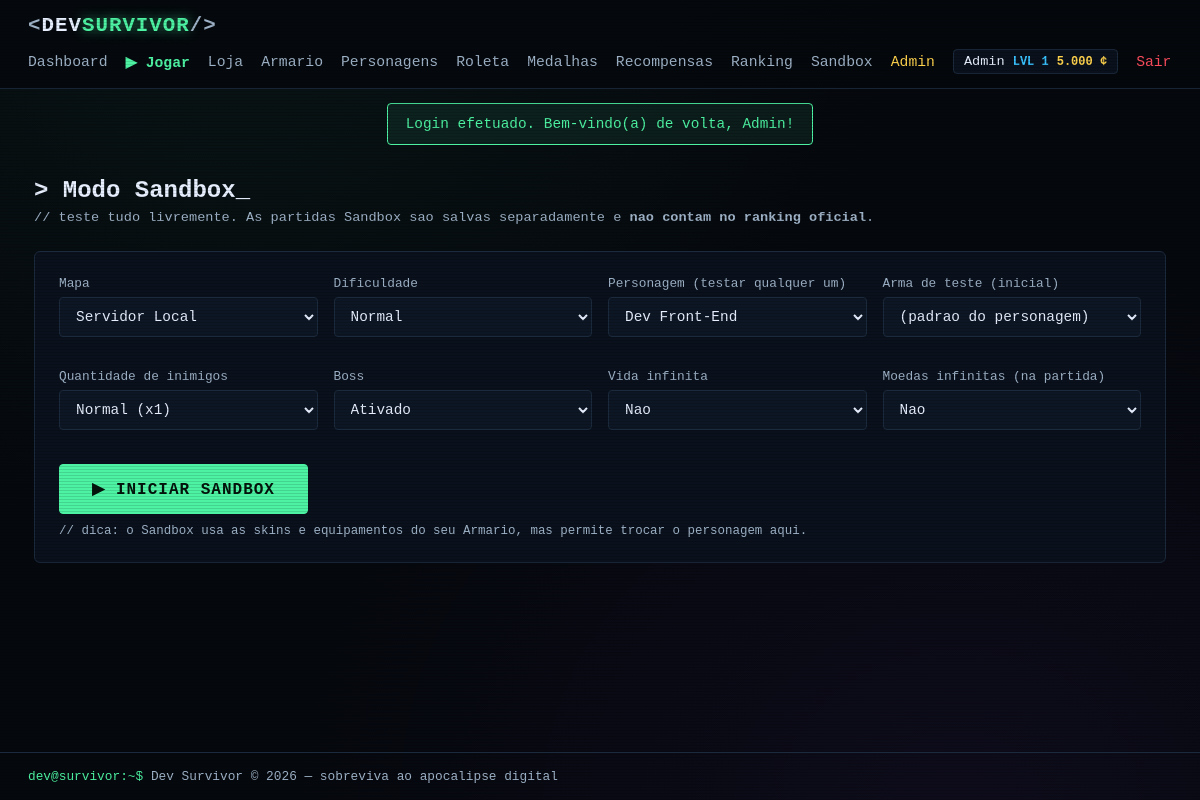
The page /pages/sandbox.php (signed in) on the database its author committed.
### tables this page shows
CREATE TABLE players_stats (
  id                  INT UNSIGNED NOT NULL AUTO_INCREMENT,
  user_id             INT UNSIGNED NOT NULL,
  level               INT UNSIGNED NOT NULL DEFAULT 1,
  xp                  INT UNSIGNED NOT NULL DEFAULT 0,
  coins               INT UNSIGNED NOT NULL DEFAULT 0,
  total_score         BIGINT UNSIGNED NOT NULL DEFAULT 0,
  total_kills         INT UNSIGNED NOT NULL DEFAULT 0,
  total_matches       INT UNSIGNED NOT NULL DEFAULT 0,
  total_survival_time INT UNSIGNED NOT NULL DEFAULT 0,
  best_score          INT UNSIGNED NOT NULL DEFAULT 0,
  best_kills          INT UNSIGNED NOT NULL DEFAULT 0,
  best_survival_time  INT UNSIGNED NOT NULL DEFAULT 0,
  maps_completed      INT UNSIGNED NOT NULL DEFAULT 0,
  last_free_roulette  DATE NULL,
  created_at          TIMESTAMP NOT NULL DEFAULT CURRENT_TIMESTAMP,
  updated_at          TIMESTAMP NOT NULL DEFAULT CURRENT_TIMESTAMP ON UPDATE CURRENT_TIMESTAMP,
  PRIMARY KEY (id),
  UNIQUE KEY uq_stats_user (user_id),
  CONSTRAINT fk_stats_user FOREIGN KEY (user_id) REFERENCES users (id) ON DELETE CASCADE
);

CREATE TABLE users (
  id         INT UNSIGNED NOT NULL AUTO_INCREMENT,
  name       VARCHAR(60)  NOT NULL,
  email      VARCHAR(120) NOT NULL,
  password   VARCHAR(255) NOT NULL,
  is_admin   TINYINT(1)   NOT NULL DEFAULT 0,
  created_at TIMESTAMP    NOT NULL DEFAULT CURRENT_TIMESTAMP,
  updated_at TIMESTAMP    NOT NULL DEFAULT CURRENT_TIMESTAMP ON UPDATE CURRENT_TIMESTAMP,
  PRIMARY KEY (id),
  UNIQUE KEY uq_users_email (email)
);

### includes/auth.php (called while the page is built, shortened)
<?php
require_once __DIR__ . '/../config/database.php';
function e($value): string
{
    return htmlspecialchars((string)$value, ENT_QUOTES, 'UTF-8');
}
function getFlashes(): array
{
    $flashes = $_SESSION['flash'] ?? [];
    return $flashes;
}
function isLoggedIn(): bool
{
    return isset($_SESSION['user_id']);
}
function isAdmin(): bool
{
    return isLoggedIn() && !empty($_SESSION['is_admin']);
}
function currentUser(): ?array
{
    static $user = null;
    static $loaded = false;
    if (!$loaded) {
        if (isLoggedIn()) {
            $stmt = db()->prepare(
                'SELECT u.id, u.name, u.email, u.is_admin, u.created_at,
                        s.level, s.xp, s.coins, s.total_score, s.total_kills,
                        s.total_matches, s.total_survival_time,
                        s.best_score, s.best_kills, s.best_survival_time
                 FROM users u
                 LEFT JOIN players_stats s ON s.user_id = u.id
                 WHERE u.id = ?'
            );
            $stmt->execute([$_SESSION['user_id']]);
            $user = $stmt->fetch() ?: null;
        }
    }
    return $user;
}

### config/database.php (called while the page is built, shortened)
<?php
function db(): PDO
{
    static $pdo = null;
    if ($pdo === null) {
        $dsn = 'mysql:host=' . DB_HOST . ';dbname=' . DB_NAME . ';charset=' . DB_CHARSET;
        try {
            $pdo = new PDO($dsn, DB_USER, DB_PASS, [
                PDO::ATTR_ERRMODE            => PDO::ERRMODE_EXCEPTION,
                PDO::ATTR_DEFAULT_FETCH_MODE => PDO::FETCH_ASSOC,
                PDO::ATTR_EMULATE_PREPARES   => false,
            ]);
        } catch (PDOException $e) {
            http_response_code(500);
            die(
                '<div style="font-family:monospace;background:#0a0f14;color:#ff4d5e;padding:40px;min-height:100vh">' .
                '<h1>[ERRO] Falha na conexao com o banco de dados</h1>' .
                '<p style="color:#9fb3c8">Verifique se o MySQL esta rodando no XAMPP e se o banco ' .
                '<strong style="color:#4df3a3">dev_survivor</strong> foi importado no phpMyAdmin (arquivo install.sql).</p>' .
                '<p style="color:#5c6b7a">Detalhe: ' . htmlspecialchars($e->getMessage(), ENT_QUOTES, 'UTF-8') . '</p>' .
                '</div>'
            );
        }
    }
    return $pdo;
}

### pages/sandbox.php (the view, shortened to what this page needs)
<?php
require_once __DIR__ . '/../includes/auth.php';
$pdo = db();
$maps        = $pdo->query('SELECT id, name, slug FROM maps ORDER BY id')->fetchAll();
$diffs       = $pdo->query('SELECT name, slug FROM difficulty_modes ORDER BY order_index')->fetchAll();
$characters  = $pdo->query('SELECT name, slug FROM characters ORDER BY id')->fetchAll();
require_once __DIR__ . '/../includes/header.php';
?>
<h1 class="page-title">&gt; Modo Sandbox<span class="cursor">_</span></h1>
<p class="page-sub">// teste tudo livremente. As partidas Sandbox sao salvas separadamente e <strong>nao contam no ranking oficial</strong>.</p>
<form method="get" action="<?= e(BASE_URL) ?>/game/index.php" class="sandbox-form">
    <div class="sandbox-grid">
        <label class="field">
            <span class="field-label">Mapa</span>
            <select name="map">
                <?php foreach ($maps as $m): ?>
                    <option value="<?= e($m['slug']) ?>"><?= e($m['name']) ?></option>
                <?php endforeach; ?>
            </select>
        </label>
        <label class="field">
            <span class="field-label">Dificuldade</span>
            <select name="diff">
                <?php foreach ($diffs as $d): ?>
                    <option value="<?= e($d['slug']) ?>" <?= $d['slug'] === 'normal' ? 'selected' : '' ?>><?= e($d['name']) ?></option>
                <?php endforeach; ?>
            </select>
        </label>
        <label class="field">
            <span class="field-label">Personagem (testar qualquer um)</span>
            <select name="char">
                <?php foreach ($characters as $c): ?>
                    <option value="<?= e($c['slug']) ?>"><?= e($c['name']) ?></option>
                <?php endforeach; ?>
            </select>
        </label>
        <label class="field">
            <span class="field-label">Arma de teste (inicial)</span>
            <select name="weapon">
                <option value="">(padrao do personagem)</option>
            </select>
        </label>
        <label class="field">
            <span class="field-label">Quantidade de inimigos</span>
            <select name="enemies">
                <option value="1" selected>Normal (x1)</option>
            </select>
        </label>
        <label class="field">
            <span class="field-label">Boss</span>
            <select name="boss">
                <option value="1" selected>Ativado</option>
            </select>
        </label>
        <label class="field">
            <span class="field-label">Vida infinita</span>
            <select name="inf_hp">
                <option value="0" selected>Nao</option>
            </select>
        </label>
        <label class="field">
            <span class="field-label">Moedas infinitas (na partida)</span>
            <select name="inf_coins">
                <option value="0" selected>Nao</option>
            </select>
        </label>
    </div>
    <button type="submit" class="btn btn-primary btn-lg">&#9654; INICIAR SANDBOX</button>
    <p class="locker-hint">// dica: o Sandbox usa as skins e equipamentos do seu Armario, mas permite trocar o personagem aqui.</p>
</form>
<?php require_once __DIR__ . '/../includes/footer.php'; ?>

### includes/header.php (shortened to what this page needs)
<?php
require_once __DIR__ . '/auth.php';
$user = currentUser();
?>
<!DOCTYPE html>
<html lang="pt-BR">
<head>
    <link rel="stylesheet" href="<?= e(BASE_URL) ?>/assets/css/style.css">
</head>
<body>
<header class="topbar">
    <a class="logo" href="<?= e(BASE_URL) ?>/index.php">
        <span class="logo-bracket">&lt;</span>DEV<span class="logo-accent">SURVIVOR</span><span class="logo-bracket">/&gt;</span>
    </a>
    <nav class="nav">
        <?php if (isLoggedIn()): ?>
            <a href="<?= e(BASE_URL) ?>/pages/dashboard.php">Dashboard</a>
            <a href="<?= e(BASE_URL) ?>/pages/maps.php" class="nav-play">&#9654; Jogar</a>
            <a href="<?= e(BASE_URL) ?>/pages/store.php">Loja</a>
            <a href="<?= e(BASE_URL) ?>/pages/locker.php">Armario</a>
            <a href="<?= e(BASE_URL) ?>/pages/characters.php">Personagens</a>
            <a href="<?= e(BASE_URL) ?>/pages/roulette.php">Roleta</a>
            <a href="<?= e(BASE_URL) ?>/pages/medals.php">Medalhas</a>
            <a href="<?= e(BASE_URL) ?>/pages/rewards.php">Recompensas</a>
            <a href="<?= e(BASE_URL) ?>/pages/ranking.php">Ranking</a>
            <a href="<?= e(BASE_URL) ?>/pages/sandbox.php">Sandbox</a>
            <?php if (isAdmin()): ?>
                <a href="<?= e(BASE_URL) ?>/pages/admin.php" class="nav-admin">Admin</a>
            <?php endif; ?>
            <span class="nav-user">
                <span class="nav-user-name"><?= e($user['name'] ?? '') ?></span>
                <span class="nav-user-level">LVL <?= e($user['level'] ?? 1) ?></span>
                <span class="nav-user-coins"><?= e(number_format((int)($user['coins'] ?? 0), 0, ',', '.')) ?> &cent;</span>
            </span>
            <a href="<?= e(BASE_URL) ?>/logout.php" class="nav-logout">Sair</a>
        <?php else: ?>
            <a href="<?= e(BASE_URL) ?>/pages/ranking.php">Ranking</a>
            <a href="<?= e(BASE_URL) ?>/pages/login.php">Login</a>
            <a href="<?= e(BASE_URL) ?>/pages/register.php" class="nav-play">Criar Conta</a>
        <?php endif; ?>
    </nav>
</header>
<?php foreach (getFlashes() as $f): ?>
    <div class="flash flash-<?= e($f['type']) ?>"><?= e($f['message']) ?></div>
<?php endforeach; ?>
<main class="container">

### assets/css/style.css (style rules this page uses)
:root { --bg: #05080d; --bg-card: #0a111c; --bg-input: #0d1624; --border: #1b2a3d; --green: #4df3a3; --blue: #39c2ff; --purple: #9b4dff; --red: #ff4d5e; --orange: #ff9f1c; --yellow: #ffd24d; --pink: #ff4da6; --text: #e8f0ff; --text-dim: #9fb3c8; --mono: 'Consolas', 'Courier New', monospace; }
* { margin: 0; padding: 0; box-sizing: border-box; }
body { background: var(--bg); background-image: radial-gradient(ellipse at 20% 0%, rgba(77, 243, 163, 0.05), transparent 50%), radial-gradient(ellipse at 80% 100%, rgba(155, 77, 255, 0.06), transparent 50%); color: var(--text); font-family: var(--mono); min-height: 100vh; display: flex; flex-direction: column; }
a { color: var(--green); text-decoration: none; }
.topbar { display: flex; justify-content: space-between; align-items: center; flex-wrap: wrap; gap: 12px; padding: 14px 28px; border-bottom: 1px solid var(--border); background: rgba(5, 8, 13, 0.9); position: sticky; top: 0; z-index: 100; }
.logo { font-size: 1.3rem; font-weight: bold; letter-spacing: 1px; color: var(--text); }
.logo-bracket { color: var(--text-dim); }
.logo-accent { color: var(--green); text-shadow: 0 0 12px rgba(77, 243, 163, 0.6); }
.nav { display: flex; align-items: center; gap: 18px; flex-wrap: wrap; }
.nav a { color: var(--text-dim); font-size: 0.92rem; }
.nav-play { color: var(--green) !important; font-weight: bold; }
.nav-admin { color: var(--yellow) !important; }
.nav-logout { color: var(--red) !important; }
.nav-user { display: inline-flex; align-items: center; gap: 8px; padding: 4px 10px; border: 1px solid var(--border); border-radius: 4px; background: var(--bg-card); }
.nav-user-name { color: var(--text); font-size: 0.85rem; }
.nav-user-level { color: var(--blue); font-size: 0.75rem; font-weight: bold; }
.container { flex: 1; width: 100%; max-width: 1180px; margin: 0 auto; padding: 32px 24px 60px; }
.flash { max-width: 1180px; margin: 14px auto 0; padding: 12px 18px; border-radius: 4px; font-size: 0.9rem; border: 1px solid; }
.flash-success { background: rgba(77, 243, 163, 0.08); border-color: var(--green); color: var(--green); }
.btn { display: inline-block; padding: 10px 22px; font-family: var(--mono); font-size: 0.9rem; font-weight: bold; letter-spacing: 1px; border: 1px solid var(--green); border-radius: 4px; background: transparent; color: var(--green); cursor: pointer; transition: all 0.15s; text-align: center; }
.btn-primary { background: var(--green); color: #04140c; }
.btn-lg { padding: 14px 32px; font-size: 1rem; }
.cursor { animation: blink 1.1s steps(1) infinite; }
.field { display: block; margin-bottom: 16px; }
.field-label { display: block; font-size: 0.8rem; color: var(--text-dim); margin-bottom: 6px; }
.field input, .field select, .field textarea { width: 100%; padding: 10px 12px; background: var(--bg-input); border: 1px solid var(--border); border-radius: 4px; color: var(--text); font-family: var(--mono); font-size: 0.9rem; }
.page-title { font-size: 1.5rem; margin-bottom: 6px; }
.page-sub { color: var(--text-dim); font-size: 0.85rem; margin-bottom: 26px; }
.nav-user-coins { color: var(--yellow); font-size: 0.75rem; font-weight: bold; }
.locker-hint { font-size: 0.78rem; color: var(--text-dim); margin-top: 10px; }
.sandbox-form { background: var(--bg-card); border: 1px solid var(--border); border-radius: 6px; padding: 24px; }
.sandbox-grid { display: grid; grid-template-columns: repeat(auto-fill, minmax(230px, 1fr)); gap: 16px; margin-bottom: 18px; }

### rows shown on the page
players_stats: user.name "Admin", level "1", coins "5.000"

### other values the page prints
$f['message'] "Login efetuado. Bem-vindo(a) de volta, Admin!"
form field map "Servidor Local"
form field diff "Normal"
form field char "Dev Front-End"
